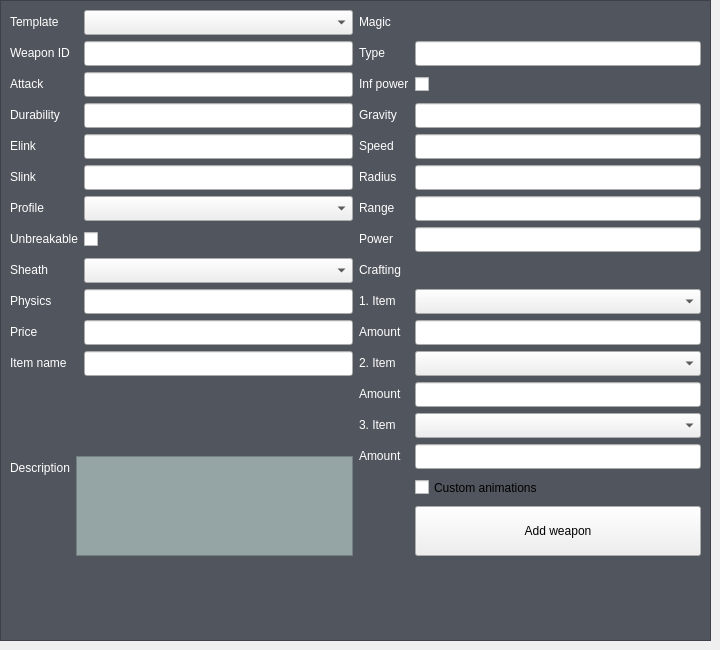
         <widget class="QWidget" name="tab_2">
          <attribute name="title">
           <string>Add weapon</string>
          </attribute>
          <widget class="QFrame" name="frame_5">
           <property name="geometry">
            <rect>
             <x>0</x>
             <y>0</y>
             <width>711</width>
             <height>641</height>
            </rect>
           </property>
           <property name="styleSheet">
            <string notr="true">QFrame{
	background-color: rgb(81, 85, 93);
	color: white;
	
	font: 9pt &quot;Segoe MDL2 Assets&quot;;
}</string>
           </property>
           <property name="frameShape">
            <enum>QFrame::StyledPanel</enum>
           </property>
           <property name="frameShadow">
            <enum>QFrame::Raised</enum>
           </property>
           <layout class="QGridLayout" name="gridLayout_4">
            <item row="0" column="1">
             <layout class="QFormLayout" name="formLayout_11">
              <item row="0" column="0">
               <widget class="QLabel" name="label_60">
                <property name="minimumSize">
                 <size>
                  <width>0</width>
                  <height>0</height>
                 </size>
                </property>
                <property name="maximumSize">
                 <size>
                  <width>16666</width>
                  <height>16777215</height>
                 </size>
                </property>
                <property name="text">
                 <string>Magic</string>
                </property>
               </widget>
              </item>
              <item row="1" column="0">
               <widget class="QLabel" name="label_63">
                <property name="text">
                 <string>Type</string>
                </property>
               </widget>
              </item>
              <item row="1" column="1">
               <widget class="QLineEdit" name="magic">
                <property name="minimumSize">
                 <size>
                  <width>0</width>
                  <height>25</height>
                 </size>
                </property>
                <property name="maximumSize">
                 <size>
                  <width>16777215</width>
                  <height>25</height>
                 </size>
                </property>
               </widget>
              </item>
              <item row="2" column="0">
               <widget class="QLabel" name="label_66">
                <property name="text">
                 <string>Inf power</string>
                </property>
               </widget>
              </item>
              <item row="3" column="0">
               <widget class="QLabel" name="label_88">
                <property name="text">
                 <string>Gravity</string>
                </property>
               </widget>
              </item>
              <item row="3" column="1">
               <widget class="QLineEdit" name="magicgravity">
                <property name="minimumSize">
                 <size>
                  <width>0</width>
                  <height>25</height>
                 </size>
                </property>
                <property name="maximumSize">
                 <size>
                  <width>16777215</width>
                  <height>25</height>
                 </size>
                </property>
               </widget>
              </item>
              <item row="4" column="0">
               <widget class="QLabel" name="label_67">
                <property name="text">
                 <string>Speed</string>
                </property>
               </widget>
              </item>
              <item row="4" column="1">
               <widget class="QLineEdit" name="magicspeed">
                <property name="minimumSize">
                 <size>
                  <width>0</width>
                  <height>25</height>
                 </size>
                </property>
                <property name="maximumSize">
                 <size>
                  <width>16777215</width>
                  <height>25</height>
                 </size>
                </property>
               </widget>
              </item>
              <item row="5" column="0">
               <widget class="QLabel" name="label_68">
                <property name="text">
                 <string>Radius</string>
                </property>
               </widget>
              </item>
              <item row="5" column="1">
               <widget class="QLineEdit" name="magicradius">
                <property name="minimumSize">
                 <size>
                  <width>0</width>
                  <height>25</height>
                 </size>
                </property>
                <property name="maximumSize">
                 <size>
                  <width>16777215</width>
                  <height>25</height>
                 </size>
                </property>
               </widget>
              </item>
              <item row="6" column="0">
               <widget class="QLabel" name="label_89">
                <property name="text">
                 <string>Range</string>
                </property>
               </widget>
              </item>
              <item row="7" column="0">
               <widget class="QLabel" name="label_90">
                <property name="text">
                 <string>Power</string>
                </property>
               </widget>
              </item>
              <item row="8" column="0">
               <widget class="QLabel" name="label_91">
                <property name="text">
                 <string>Crafting</string>
                </property>
               </widget>
              </item>
              <item row="9" column="0">
               <widget class="QLabel" name="label_92">
                <property name="text">
                 <string>1. Item</string>
                </property>
               </widget>
              </item>
              <item row="10" column="0">
               <widget class="QLabel" name="label_93">
                <property name="text">
                 <string>Amount</string>
                </property>
               </widget>
              </item>
              <item row="10" column="1">
               <widget class="QLineEdit" name="item1_n_2">
                <property name="minimumSize">
                 <size>
                  <width>0</width>
                  <height>25</height>
                 </size>
                </property>
                <property name="maximumSize">
                 <size>
                  <width>16777215</width>
                  <height>25</height>
                 </size>
                </property>
               </widget>
              </item>
              <item row="11" column="0">
               <widget class="QLabel" name="label_94">
                <property name="text">
                 <string>2. Item</string>
                </property>
               </widget>
              </item>
              <item row="12" column="0">
               <widget class="QLabel" name="label_95">
                <property name="text">
                 <string>Amount</string>
                </property>
               </widget>
              </item>
              <item row="0" column="1">
               <widget class="QLabel" name="label_96">
                <property name="minimumSize">
                 <size>
                  <width>0</width>
                  <height>25</height>
                 </size>
                </property>
                <property name="maximumSize">
                 <size>
                  <width>16666</width>
                  <height>16777215</height>
                 </size>
                </property>
                <property name="text">
                 <string/>
                </property>
               </widget>
              </item>
              <item row="2" column="1">
               <widget class="QCheckBox" name="ismagicinf">
                <property name="minimumSize">
                 <size>
                  <width>0</width>
                  <height>25</height>
                 </size>
                </property>
                <property name="text">
                 <string/>
                </property>
               </widget>
              </item>
              <item row="6" column="1">
               <widget class="QLineEdit" name="magicrange">
                <property name="minimumSize">
                 <size>
                  <width>0</width>
                  <height>25</height>
                 </size>
                </property>
                <property name="maximumSize">
                 <size>
                  <width>16777215</width>
                  <height>25</height>
                 </size>
                </property>
               </widget>
              </item>
              <item row="7" column="1">
               <widget class="QLineEdit" name="magicpower">
                <property name="minimumSize">
                 <size>
                  <width>0</width>
                  <height>25</height>
                 </size>
                </property>
                <property name="maximumSize">
                 <size>
                  <width>16777215</width>
                  <height>25</height>
                 </size>
                </property>
               </widget>
              </item>
              <item row="8" column="1">
               <widget class="QLabel" name="label_97">
                <property name="minimumSize">
                 <size>
                  <width>0</width>
                  <height>25</height>
                 </size>
                </property>
                <property name="maximumSize">
                 <size>
                  <width>16666</width>
                  <height>16777215</height>
                 </size>
                </property>
                <property name="text">
                 <string/>
                </property>
               </widget>
              </item>
              <item row="12" column="1">
               <widget class="QLineEdit" name="item2_n_2">
                <property name="minimumSize">
                 <size>
                  <width>0</width>
                  <height>25</height>
                 </size>
                </property>
                <property name="maximumSize">
                 <size>
                  <width>16777215</width>
                  <height>25</height>
                 </size>
                </property>
               </widget>
              </item>
              <item row="13" column="0">
               <widget class="QLabel" name="label_98">
                <property name="text">
                 <string>3. Item</string>
                </property>
               </widget>
              </item>
              <item row="14" column="0">
               <widget class="QLabel" name="label_99">
                <property name="text">
                 <string>Amount</string>
                </property>
               </widget>
              </item>
              <item row="14" column="1">
               <widget class="QLineEdit" name="item3_n_2">
                <property name="minimumSize">
                 <size>
                  <width>0</width>
                  <height>25</height>
                 </size>
                </property>
                <property name="maximumSize">
                 <size>
                  <width>16777215</width>
                  <height>25</height>
                 </size>
                </property>
               </widget>
              </item>
              <item row="15" column="1">
               <widget class="QCheckBox" name="anims">
                <property name="minimumSize">
                 <size>
                  <width>0</width>
                  <height>25</height>
                 </size>
                </property>
                <property name="text">
                 <string>Custom animations</string>
                </property>
               </widget>
              </item>
              <item row="15" column="0">
               <widget class="QLabel" name="label_100">
                <property name="text">
                 <string/>
                </property>
               </widget>
              </item>
              <item row="16" column="0">
               <widget class="QLabel" name="label_101">
                <property name="text">
                 <string/>
                </property>
               </widget>
              </item>
              <item row="9" column="1">
               <widget class="QComboBox" name="item1_2">
                <property name="minimumSize">
                 <size>
                  <width>0</width>
                  <height>25</height>
                 </size>
                </property>
               </widget>
              </item>
              <item row="11" column="1">
               <widget class="QComboBox" name="item2_2">
                <property name="minimumSize">
                 <size>
                  <width>0</width>
                  <height>25</height>
                 </size>
                </property>
               </widget>
              </item>
              <item row="13" column="1">
               <widget class="QComboBox" name="item3_2">
                <property name="minimumSize">
                 <size>
                  <width>0</width>
                  <height>25</height>
                 </size>
                </property>
               </widget>
              </item>
              <item row="16" column="1">
               <widget class="QPushButton" name="Add_weapon">
                <property name="minimumSize">
                 <size>
                  <width>200</width>
                  <height>50</height>
                 </size>
                </property>
                <property name="maximumSize">
                 <size>
                  <width>16777215</width>
                  <height>16777215</height>
                 </size>
                </property>
                <property name="text">
                 <string>Add weapon</string>
                </property>
               </widget>
              </item>
             </layout>
            </item>
            <item row="0" column="0">
             <layout class="QVBoxLayout" name="verticalLayout">
              <item>
               <layout class="QFormLayout" name="formLayout_10">
                <item row="0" column="0">
                 <widget class="QLabel" name="label_49">
                  <property name="minimumSize">
                   <size>
                    <width>0</width>
                    <height>0</height>
                   </size>
                  </property>
                  <property name="maximumSize">
                   <size>
                    <width>16666</width>
                    <height>16777215</height>
                   </size>
                  </property>
                  <property name="text">
                   <string>Template</string>
                  </property>
                 </widget>
                </item>
                <item row="0" column="1">
                 <widget class="QComboBox" name="base_2">
                  <property name="minimumSize">
                   <size>
                    <width>0</width>
                    <height>25</height>
                   </size>
                  </property>
                 </widget>
                </item>
                <item row="1" column="0">
                 <widget class="QLabel" name="label_50">
                  <property name="text">
                   <string>Weapon ID</string>
                  </property>
                 </widget>
                </item>
                <item row="1" column="1">
                 <widget class="QLineEdit" name="name_2">
                  <property name="minimumSize">
                   <size>
                    <width>0</width>
                    <height>25</height>
                   </size>
                  </property>
                  <property name="maximumSize">
                   <size>
                    <width>16777215</width>
                    <height>25</height>
                   </size>
                  </property>
                 </widget>
                </item>
                <item row="2" column="0">
                 <widget class="QLabel" name="label_51">
                  <property name="text">
                   <string>Attack</string>
                  </property>
                 </widget>
                </item>
                <item row="2" column="1">
                 <widget class="QLineEdit" name="attack">
                  <property name="minimumSize">
                   <size>
                    <width>0</width>
                    <height>25</height>
                   </size>
                  </property>
                  <property name="maximumSize">
                   <size>
                    <width>16777215</width>
                    <height>25</height>
                   </size>
                  </property>
                 </widget>
                </item>
                <item row="3" column="0">
                 <widget class="QLabel" name="label_81">
                  <property name="text">
                   <string>Durability</string>
                  </property>
                 </widget>
                </item>
                <item row="3" column="1">
                 <widget class="QLineEdit" name="dur">
                  <property name="minimumSize">
                   <size>
                    <width>0</width>
                    <height>25</height>
                   </size>
                  </property>
                  <property name="maximumSize">
                   <size>
                    <width>16777215</width>
                    <height>25</height>
                   </size>
                  </property>
                 </widget>
                </item>
                <item row="4" column="0">
                 <widget class="QLabel" name="label_52">
                  <property name="text">
                   <string>Elink</string>
                  </property>
                 </widget>
                </item>
                <item row="4" column="1">
                 <widget class="QLineEdit" name="elink_2">
                  <property name="minimumSize">
                   <size>
                    <width>0</width>
                    <height>25</height>
                   </size>
                  </property>
                  <property name="maximumSize">
                   <size>
                    <width>16777215</width>
                    <height>25</height>
                   </size>
                  </property>
                 </widget>
                </item>
                <item row="5" column="0">
                 <widget class="QLabel" name="label_53">
                  <property name="text">
                   <string>Slink</string>
                  </property>
                 </widget>
                </item>
                <item row="5" column="1">
                 <widget class="QLineEdit" name="slink_2">
                  <property name="minimumSize">
                   <size>
                    <width>0</width>
                    <height>25</height>
                   </size>
                  </property>
                  <property name="maximumSize">
                   <size>
                    <width>16777215</width>
                    <height>25</height>
                   </size>
                  </property>
                 </widget>
                </item>
                <item row="6" column="0">
                 <widget class="QLabel" name="label_54">
                  <property name="text">
                   <string>Profile</string>
                  </property>
                 </widget>
                </item>
                <item row="6" column="1">
                 <widget class="QComboBox" name="profile_2">
                  <property name="minimumSize">
                   <size>
                    <width>0</width>
                    <height>25</height>
                   </size>
                  </property>
                 </widget>
                </item>
                <item row="7" column="0">
                 <widget class="QLabel" name="label_75">
                  <property name="text">
                   <string>Unbreakable</string>
                  </property>
                 </widget>
                </item>
                <item row="7" column="1">
                 <widget class="QCheckBox" name="islifeinfinite">
                  <property name="minimumSize">
                   <size>
                    <width>0</width>
                    <height>25</height>
                   </size>
                  </property>
                  <property name="text">
                   <string/>
                  </property>
                 </widget>
                </item>
                <item row="8" column="0">
                 <widget class="QLabel" name="label_82">
                  <property name="text">
                   <string>Sheath</string>
                  </property>
                 </widget>
                </item>
                <item row="8" column="1">
                 <widget class="QComboBox" name="sheath">
                  <property name="minimumSize">
                   <size>
                    <width>0</width>
                    <height>25</height>
                   </size>
                  </property>
                 </widget>
                </item>
                <item row="9" column="0">
                 <widget class="QLabel" name="label_56">
                  <property name="text">
                   <string>Physics</string>
                  </property>
                 </widget>
                </item>
                <item row="9" column="1">
                 <widget class="QLineEdit" name="physics_2">
                  <property name="minimumSize">
                   <size>
                    <width>0</width>
                    <height>25</height>
                   </size>
                  </property>
                  <property name="maximumSize">
                   <size>
                    <width>16777215</width>
                    <height>25</height>
                   </size>
                  </property>
                 </widget>
                </item>
                <item row="10" column="0">
                 <widget class="QLabel" name="label_57">
                  <property name="text">
                   <string>Price</string>
                  </property>
                 </widget>
                </item>
                <item row="10" column="1">
                 <widget class="QLineEdit" name="price_2">
                  <property name="minimumSize">
                   <size>
                    <width>0</width>
                    <height>25</height>
                   </size>
                  </property>
                  <property name="maximumSize">
                   <size>
                    <width>16777215</width>
                    <height>25</height>
                   </size>
                  </property>
                 </widget>
                </item>
                <item row="11" column="0">
                 <widget class="QLabel" name="label_58">
                  <property name="text">
                   <string>Item name</string>
                  </property>
                 </widget>
                </item>
                <item row="11" column="1">
                 <widget class="QLineEdit" name="name_desc_2">
                  <property name="minimumSize">
                   <size>
                    <width>0</width>
                    <height>25</height>
                   </size>
                  </property>
                  <property name="maximumSize">
                   <size>
                    <width>16777215</width>
                    <height>25</height>
                   </size>
                  </property>
                 </widget>
                </item>
               </layout>
              </item>
              <item>
               <layout class="QFormLayout" name="formLayout_5">
                <item row="0" column="0">
                 <widget class="QLabel" name="label_59">
                  <property name="text">
                   <string>Description</string>
                  </property>
                 </widget>
                </item>
                <item row="0" column="1">
                 <widget class="QTextEdit" name="desc_2">
                  <property name="minimumSize">
                   <size>
                    <width>0</width>
                    <height>80</height>
                   </size>
                  </property>
                  <property name="maximumSize">
                   <size>
                    <width>16777215</width>
                    <height>100</height>
                   </size>
                  </property>
                  <property name="styleSheet">
                   <string notr="true">background-color: rgb(149, 165, 166);
font: 10pt &quot;Segoe MDL2 Assets&quot;;</string>
                  </property>
                 </widget>
                </item>
               </layout>
              </item>
             </layout>
            </item>
           </layout>
          </widget>
         </widget>
